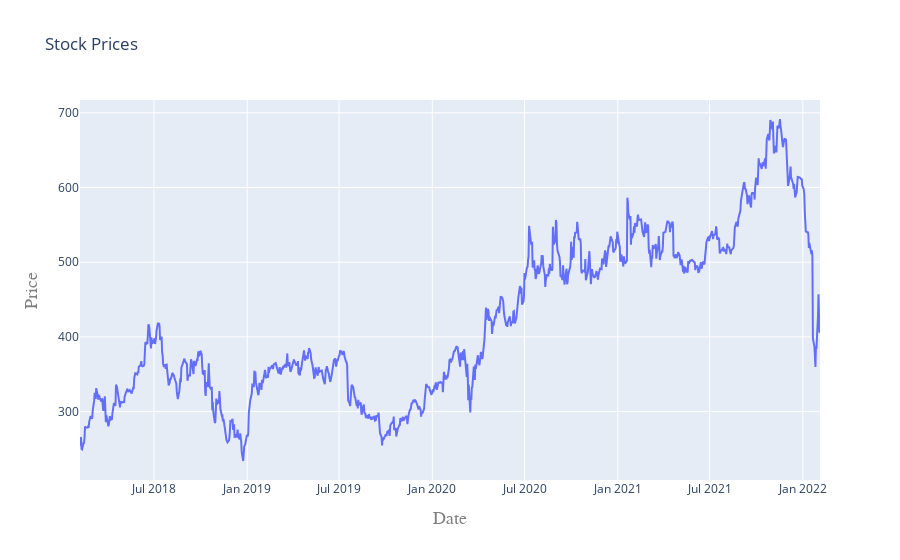

Notebook source saved alongside this figure:
### Code cell
iplot(plot)

### Figure 1 — Plotly figure (JSON) as saved in the notebook; plotly's stock layout.template omitted (floating-point values rounded to 4 significant figures; data arrays with more than 128 entries replaced by an {"elided": "..."} marker saying what was removed)
{"data": [{"type": "scatter", "x": {"elided": "1009 str values"}, "y": {"elided": "1009 float values"}}], "layout": {"title": {"text": "Stock Prices"}, "xaxis": {"title": {"font": {"color": "#7f7f7f", "family": "Courier New, monospace", "size": 18}, "text": "Date"}}, "yaxis": {"title": {"font": {"color": "#7f7f7f", "family": "Courier New, monospace", "size": 18}, "text": "Price"}}}}
